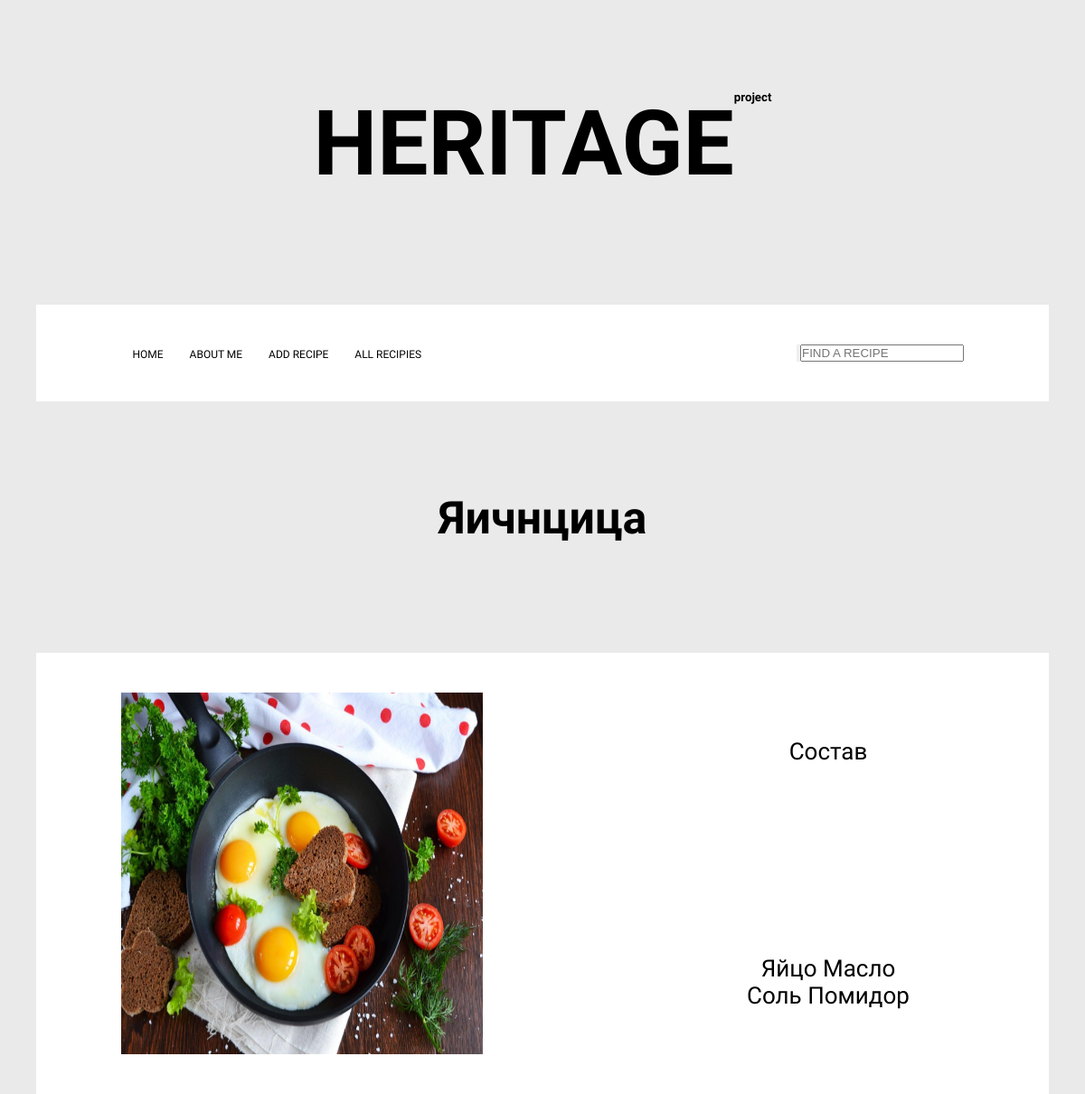
Screenshot of /recipe/11/ with the database file from the repository.
### main/models.py (models this page shows, shortened)
class Recipe(models.Model):
    title = models.CharField('Название', max_length=50)
    describe = models.TextField('Описание')
    image = models.ImageField(upload_to='img/',blank=True)
    objects = models.Manager()
    class Meta:
        verbose_name = 'Recipe'
        verbose_name_plural = 'Recipies'

### main/views.py (the view)
# urls.py: path('recipe/<int:recipe_id>/', views.show_recipe, name='recipe'),
def show_recipe(request,recipe_id):
    count=0
    recipies = Recipe.objects.all()
    a=recipies.values()
    for i in recipies.values():
        if i['id']==recipe_id:
                return render(request,'main/recipe.html', {'recipies':recipies,'recipe':i,'imge':i['image']})

### main/templates/main/recipe.html (shortened to what this page needs)
{% extends 'main/base.html'%}
{% block content %}
<div class="recipe_name">
    <h3 class="recipe_name-inner">{{recipe.title}}</h3>
</div>
<div class="recipe">
    <div class="container">
        <div class="opisanie">
            <img src="/media/{{imge}}" height="400px" width="400px">
            <div class="opisanie-inner">
                <p>Состав</p>
                <p>{{recipe.describe}}</p>
            </div>
        </div>
    </div>
</div>
{% endblock %}

### main/static/css/header_footer.css (style rules this page uses)
* { box-sizing: border-box; margin: 0; padding: 0; }
.container { width: 100%; padding: 44px 94px; margin-top: 120px; }
body { font-family: 'Josefin Sans', sans-serif; font-size: 16px; background-color: #eaeaea; }
.recipe { max-width: 1120px; margin: auto; background-color: white; }
.recipe_name { display: flex; justify-content: center; margin: 100px auto; }
.recipe_name-inner { font-family: 'Josefin Sans', sans-serif; text-align: center; font-size: 50px; }
.opisanie { display: flex; justify-content: space-between; }
.opisanie-inner { display: flex; flex-direction: column; align-items: center; justify-content: space-between; text-align:center; max-width: 300px; font-size: 26px; padding:50px 50px; }

### rows the page displays
Recipe: title "Яичнцица", image (picture), describe "Яйцо Масло Соль Помидор"
